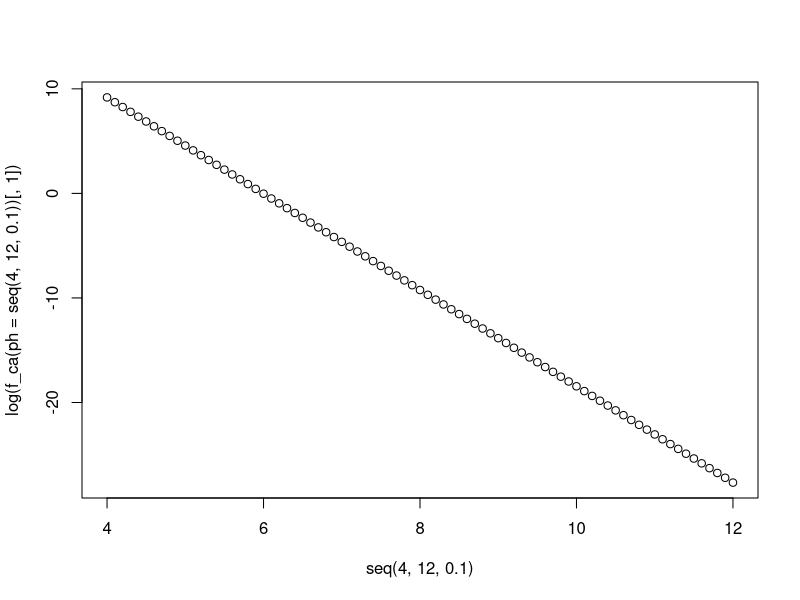

Reproduce this figure in R. (Note: this script raises an error after producing the figure.)
#############
#CO2 L?sung


caroll<-function(t){
  tk<-t+273.15
  lnH_Mpa<--6.8346+1.2817*10^4/tk-3.7668*10^6/tk^2+2.997*10^8/tk^3
  #kH = 1/H = 1/exp(ln(H))
  kh_Mpa<- 1/exp(lnH_Mpa)#mol/mol/MPa
  kh_mol_l<-kh_Mpa/18*1000 #/ 18 g/mol * 1000 g/l -> mol/l/MPa
  kh<-kh_mol_l/1000 #/1000 -> mol/l/kPa
  return(kh)
}

# Respiration ####

#create function to calculate soil respiration for different depths
novak <- function(l_s=30, #constant describing decrease of S_c with depth [cm]
                  depth, #forest type
                  temp=10){#temperature in ?C
  
  #parameters for spruce & beech forest (vesterdal et al. 2011)
  #1.Q10 = change of s_c with temp change of 10 ?C
  #2.t_ref =  reference temperature [?C]
  #3.res_t_ref = respiration at t_ref [mymol/m?/s]
  params <- c(Q10=3.8,t_ref=9.5,res_t_ref=1.27 )
  
  # formula for temperature dependent respiration (vesterdal et al. 2011)
  resp <- 10^(((log10(params[1])*(temp-params[2]))/10) + log10(params[3]))#mymol/m2/s
  
  #chage unit from mymol/m2/s to cm3/cm2/s with ideal gas law
  #universal gas constant R
  R<-8.314#J/mol/K=Nm/mol/K
  #amount of molecules n
  n<-resp/1e6/1e4#mol/cm2/s
  #pressure p
  p<-101.3*1000#Pa#N/m2
  #calculate Volume by converting p*V=n*R*t 
  V<-n*R*(temp+273.15)/p #m3/cm2/s
  #respiration rate vco2
  vco2<-V*1e6#cm3/cm2/s
  
  #formula for depths dependent respiration rate in soil (novak 2007)
  #calculate s_10 (source term co2 at surface)
  s_10 <-  vco2/l_s#cm3/cm3/s = 1/s
  #create matrix for s_c results
  s_c<-matrix(nrow=length(depth),ncol=length(temp))
  #loop for s_c with changing temperatures 
  for (i in 1:length(depth)){
    #claculate s_c (depth dependent source term co2)
    s_c[i,] <- s_10 *exp(-depth[i]/l_s)*params[1]^((temp - 10)/10)
  }
  #modell output is s_c
  return(s_c)#[vol/(vol*s)]=kPa/s
}

#######################
#calcium l?sung

f_ca<-function(tx=20,pco2=.5,ph=7,gamma=rep(1,6)){
  logkh<-log10(caroll(tx))
  h<-10^-ph
  ca<-10^(8.28-logkh)*h^2/(pco2*gamma[1])
  cahco3<-10^3.02*h/gamma[2]
  hakt<-h/gamma[3]
  hco3<-10^(-6.36+logkh)*pco2/(h*gamma[4])
  co3<-10^(-16.69+logkh)*pco2/(h^2*gamma[5])
  oh<-10^-14/(h*gamma[6])
  return(cbind(ca,cahco3,hakt,hco3,co3,oh))#mol/l
}
plot(seq(4,12,0.1),log(f_ca(ph=seq(4,12,0.1))[,1]))
cas<-f_ca()

wasser<-18/1000#kg/mol#l/mol
ca<-26*1000#g/mol
(cas[1]*ca)/wasser
####################
#ph-wert

#############
#bisection method

bisec<-function(phact=7,interv=14/2,balance=-1,times=0,crit=10E-8,pco2=.5,tx=20,gamma=rep(1,6)){
  while (abs(balance) > crit){ #convergence criterion: stop when balance is lower (close to zero)
    
    interv<-interv/2
    #evaluate equation #14
    cas<-f_ca(ph=phact,pco2=pco2,tx=tx,gamma=gamma)
    balance<-2*cas[1]+sum(cas[2:3])-cas[4]-2*cas[5]-cas[6]
    
    
    phact<- ifelse(balance>0, phact<-phact+interv,phact<-phact-interv)
    times<-times+1
    if (times>1000) {
      phact<-NA 
      times<-NA
      break}
  }
  
  return(cbind(phact))} 
bisec()
##########################
#activity 
aktivity<-function(tx=20,pco2=.5,d=c(6,3,9,4,4.5,3.5)*10^-8,Z=c(2,1,1,1,2,1),gamma=rep(1,6),ph=7,crit=1e-3){
  phneu<-ph
  phalt<-ph-1
  times<-0
  AB<-matrix(c(0,0.4883,0.3241E8,5 ,0.4921, 0.3249E8,
               10, 0.4961, 0.3258E8,
               15, 0.5002, 0.3267E8,
               20, 0.5046, 0.3276E8,
               25, 0.5092, 0.3286E8),6,3,byrow = T)
  AB<-as.data.frame(AB)
  colnames(AB)<-c("temp","A","B")
  
  while (abs(phalt-phneu)>crit) {
    phalt<-phneu
    phneu<-bisec(phact = phalt,tx=tx,pco2 = pco2,gamma=gamma)[1]
    cas<-f_ca(tx=tx,pco2=pco2,ph=phneu,gamma=gamma)
    mu<-0.5*(sum(cas)+3*cas[1]+3*cas[5])
    #loggamma<--AB$A[which.min(abs(AB$temp-tx))]*Z^2*mu^0.5/(1+AB$B[which.min(abs(AB$temp-tx))]*d*mu^0.5)
    loggamma<--approx(AB$temp,AB$A,tx)$y*Z^2*mu^0.5/(1+approx(AB$temp,AB$B,tx)$y*d*mu^0.5)
    gamma<-10^loggamma
    times<-times+1
  }
  return(list(gamma,phneu,cas))}

aktivity(pco2 = 1)

##############################################################
#Diffusion function
##############################################################

co2_soil_depth <- function(epsilon_t=0.2,#air filled soil [vol/vol]
                           timestep=1,#timestep for calculation [s] 
                           max_depth=18, #maximal depth for calculation [cm]
                           z=1, #depth for each cell [cm]
                           ambient=0.04, #pco2 kPa
                           temp=20, #temperature [?C] (without depth gradient)
                           outputresolution=60, #in sec = one day
                           total_t= 48, #time of interest in hours
                           ls=30,
                           sec=1:ncol(epsilon_t)){#constant describing decrease of S_c with depth [cm]
  
  #calculate CO2 production for each cell center (z/2 = 5 cm) and temperature
  p_t <- novak(depth = seq(z,max_depth,z)-z/2, temp=temp,l_s=ls)
  
  #set number of iteration steps -> J
  J<-total_t*60*60/timestep
  #set number of cells -> n
  n <- max_depth/z
  #create output matrix with output for each depth cell after each day
  output<-matrix(nrow=J*timestep/outputresolution,ncol=n) #result matrix
  #set initial values for calculation
  result <- rep(ambient, n)
  #set initial for resultcounter
  resultcounter<-1
  #calculate Ds for 20?C
  Ds20<- 0.496*epsilon_t^1.661  #transfer-function (Schack-Kirchner et al. 2011) 
  #temperature correction of Ds Currie ..
  Ds_t<-Ds20*((temp+273)/293)^1.72 
  
  
  #time-loop
  for (j in 1:J){
    #calculate time of current step
    time<-j*timestep
    i<-which.min(abs(sec-time))
    #select CO2 production for temperature at current day
    p<-p_t[,i]
    #select Ds for temperature at current day
    Ds<-Ds_t[i,] 
    epsilon<-epsilon_t[i,]
    
    #calculate CO2-concentration for top layer with Dirichlet boundary
    c1 <- result[1]  + timestep * Ds[1]/epsilon[1]*
      (result[2]- 3*result[1]+2*ambient)/(.75*z^2) + p[1]*z *timestep/epsilon[1]
    #calculate CO2-concentration for cells 2:(n-1)
    c2 <- result[2:(n-1)] + timestep * Ds[2:(n-1)] /epsilon[2:(n-1)] *
      (result[3:n]- 2*result[2:(n-1)]+result[1:(n-2)])/(.75*z^2) + 
      p[2:(n-1)]*timestep*z/epsilon[2:(n-1)] 
    #calculate CO2-concentration for top layer with Neumann boundary
    c3 <- result[n] + timestep * Ds[n]/epsilon[n]*
      (0- result[n] + result [n-1])/(z^2) + p[n] *timestep*z/epsilon[n]
    #overwrite previous conditions with new result   
    result <- c(c1,c2,c3)
    
    #store result once a day
    if(time%%outputresolution==0){
      output[resultcounter,]<-result
      resultcounter<-resultcounter+1}
    #print progress of calculation
    if ((j/J*100)%%10==0){
      print(paste((j/J)*100,"% complete"))}
  }
  return(output)}

#calcium function
ca_soil_depth<-function(pco2=co2_vals,tx=t){
  pco2_cal<-seq(min(pco2),max(pco2),length.out = 50)
  t_cal<-seq(min(tx),max(tx),.5)
  pco2_l<-rep(pco2_cal,length(t_cal))
  t_l<-rep(t_cal,each=length(pco2_cal))
  ca_cal<-rep(0,length(pco2_l))
  for(i in 1:length(pco2_l)){
    ca_cal[i]<-   aktivity(tx=t_l[i],pco2=pco2_l[i])[[3]][1]
    if ((i/length(pco2_l)*100)%%10==0){
      print(paste((i/length(pco2_l))*100,"% complete"))}}
  
  ca_fm<-glm(ca_cal~log(pco2_l)*t_l+pco2_l*t_l)
  ca<-apply(co2_vals, 2, function(x) predict(ca_fm,data.frame(pco2_l=x,t_l=20)))
  molare_masse_calcium<-40*1000#mg/mol
  ca_mg<-(ca*molare_masse_calcium)#mg/l
  return(ca_mg)
}
ca_mg<-ca_soil_depth()

#####
#tests

epsilon<-matrix(0,60*60,18)
for (i in 1:(60*60)){ epsilon[i,]<-seq(0.01+i*0.0005,0.8-i*0.0005,length.out = 60*60)[i]}
image(epsilon)
t<-rep(20,3600)
co2_vals<-co2_soil_depth(temp=t,epsilon_t = epsilon)

image(co2_vals)
plot(co2_vals[2880,])
pco2_cal<-seq(min(co2_vals),max(co2_vals),length.out = 100)
t_cal<-seq(min(t),max(t),0.25)
pco2_l<-rep(pco2_cal,length(t_cal))
t_l<-rep(t_cal,each=length(pco2_cal))
ca_cal<-rep(0,length(pco2_l))
for(i in 1:length(pco2_l)){
  ca_cal[i]<-   aktivity(tx=t_l[i],pco2=pco2_l[i])[[3]][1]
  
  if ((i/length(pco2_l)*100)%%10==0){
    print(paste((i/length(pco2_l))*100,"% complete"))}}

ca_fm<-glm(ca_cal~log(pco2_l)*t_l+pco2_l*t_l)

library(mgcv)

ca_gam<-gam(ca_cal~s(pco2_l)+s(t_l)+s(pco2_l,by=t_l)+s(t_l,by=pco2_l))
plot(ca_cal~pco2_l)
points(predict(ca_fm)~pco2_l,col=2,pch=".")
points(predict(ca_gam)~pco2_l,col=3,pch=".")

summary(ca_gam)
summary(ca_fm)
ca<-apply(co2_vals, 2, function(x) predict(ca_fm,data.frame(pco2_l=x,t_l=20)))
molare_masse_calcium<-40*1000#mg/mol
ca_mg<-(ca*molare_masse_calcium)#mg/l
points(ca~co2_vals,col=2)
